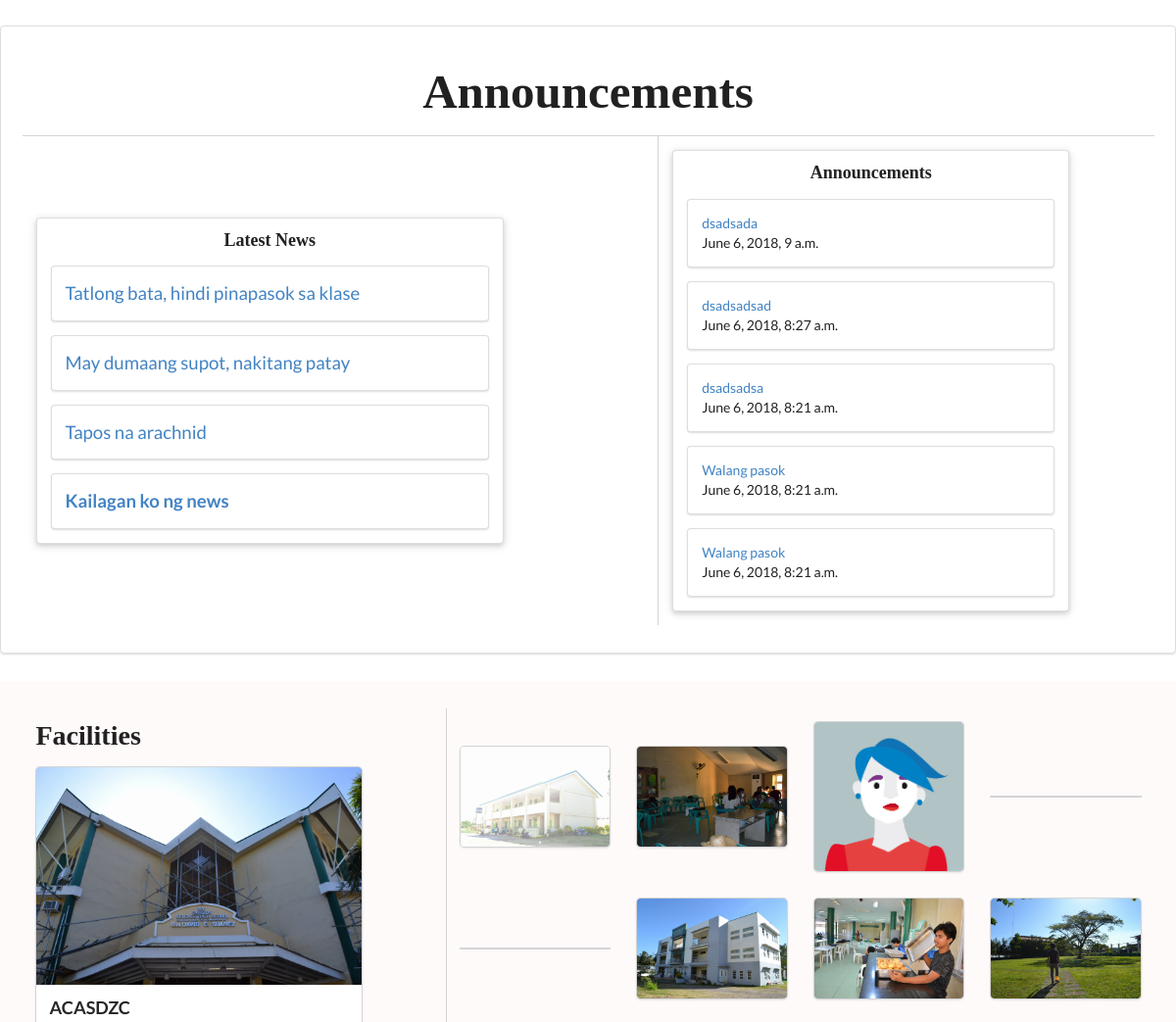
Before: / (middle part) with the older database file.
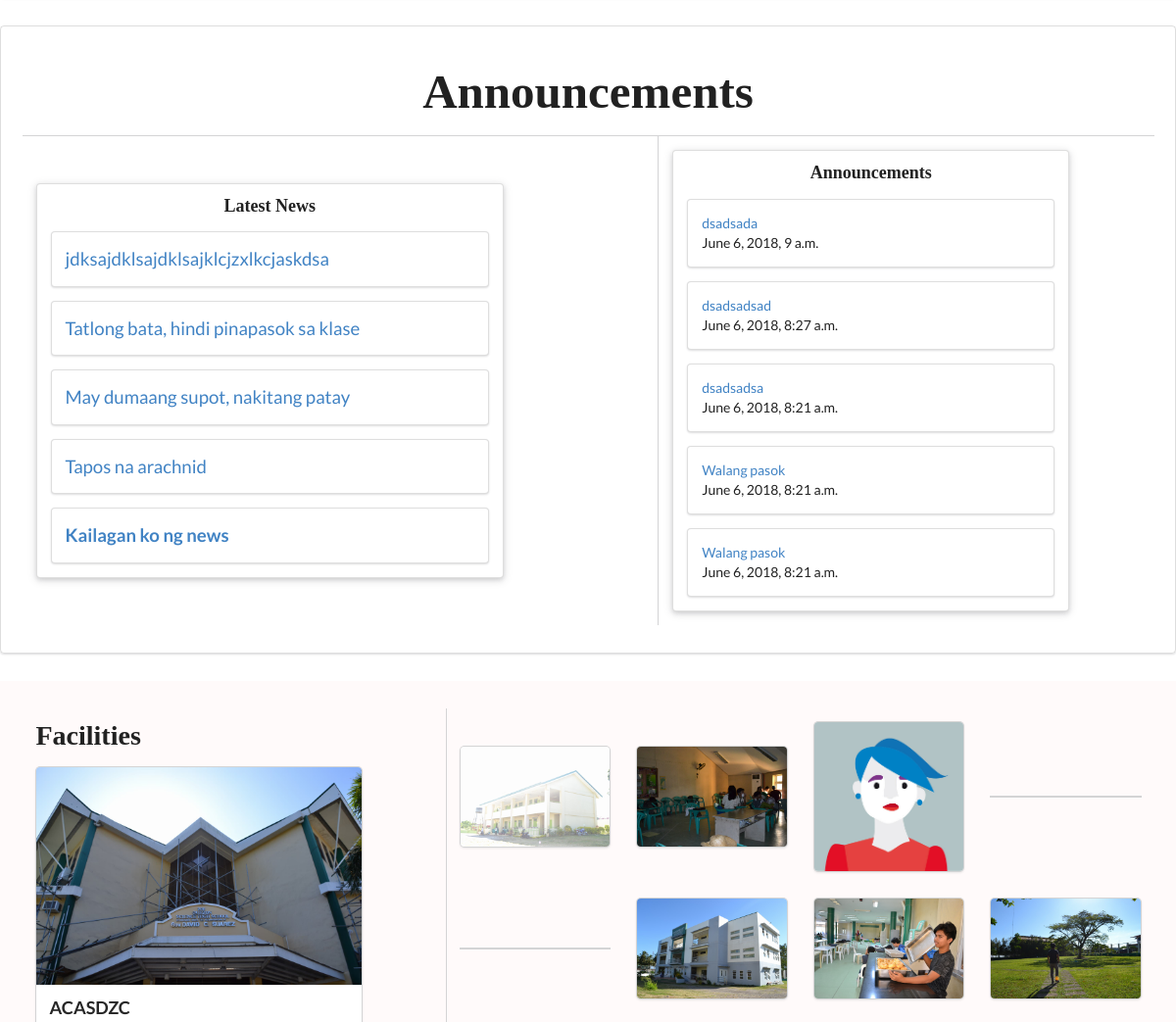
After: the same page with the newer database file.
### staff/models.py (models this page shows, shortened)
class News(models.Model):
    author = models.CharField(max_length=100, blank=True)
    author_additional_info = models.CharField(max_length=100, blank=True)
    lead_text = models.CharField(max_length=10000, blank=True)
    opening = models.CharField(max_length=10000)
    headline = models.CharField(max_length=200)
    headline_image = models.ImageField(upload_to="news_pictures/%Y/%m/%d", blank=True, null=True)
    cover_photo = models.ImageField(upload_to="news_pictures/%Y/%m/%d/cover", blank=True, null=True)
    body_text = models.CharField(max_length=10000)
    other_image = models.ImageField(upload_to="news_pictures/%Y/%m/%d", blank=True, null=True)
    other_image_label = models.CharField(max_length=10000, blank=True, null=True)
    created_date = models.DateTimeField(default=timezone.now)
    published_date = models.DateTimeField(blank=True, null=True)

class Announcement(models.Model):
    title = models.CharField(max_length=200)
    description = models.CharField(max_length=500)
    file = models.FileField(blank=True, null=True, validators=[FileExtensionValidator(['pdf', 'doc', 'docx'])], upload_to="announcement_documents")
    date_created = models.DateTimeField(default=timezone.now)

### main/views.py (the view)
# urls.py: path('', views.index, name='index'),
def index(request):
    announcements = get_list_or_404(Announcement.objects.order_by('-date_created')[:5])
    news = get_list_or_404(News.objects.order_by('-published_date')[:5])
    return render(request, 'main/index.html', {'announcements': announcements, 'news': news})

### templates/main/index.html (shortened to what the changed rows need)
{% extends 'base.html' %}
{% load staticfiles %}
{% block main_content %}
    <div class="dimmed pusher">
        <div class="ui feature vertical stripe segments">
              <div class="ui middle aligned stackable internally celled grid container">
                <div class="row">
                  <div class="center aligned column">
                    <h1 class="ui header">
                      Announcements
                    </h1>
                  </div>
                </div>
                <div class="row">
                  <div class="ui left floated seven wide computer sixteen wide tablet column">
                    <div class="ui raised segment">
                      <div class="row segments">
                        {% for news in news %}
                          <div class="ui segment">
                            <a href="{% url 'main:news_detail' pk=news.pk %}">
                              {{ news.headline|safe }}
                            </a>
                          </div>
                        {% endfor %}
                      </div>
                    </div>
                  </div>
                  <div class="ui right floated six wide computer eight wide centered tablet column">
                    <div class="ui raised segment">
                        {% for announcement in announcements %}
                          <div class="ui event segment">
                            <div class="content">
                              <div class="summary">
                                <a href="#">
                                  {{ announcement.title }}
                                </a>
                                <div class="date">
                                  {{ announcement.date_created }}
                                </div>
                              </div>
                            </div>
                          </div>
                        {% endfor %}
                      </div>
                    </div>
                  </div>
                </div>
              </div>
        </div>
{% endblock %}

Changed rows visible on the page:
added News: headline "jdksajdklsajdklsajklcjzxlkcjaskdsa"
